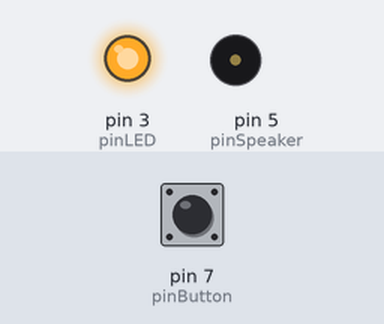
Bench run of a sketch on a simulated Arduino Uno, built with avr-gcc and run on an emulated ATmega328P. Shown: output pins drawn as LEDs (lit = HIGH), buzzer (waves = sounding). Inputs (shaded band) come from the test bench; at power-on: pin 7 (pinButton) LOW.

Above: at 2.0 s.
2.1 s: pin 7 (pinButton) pulled HIGH for 0.15 s
At 3.2 s:
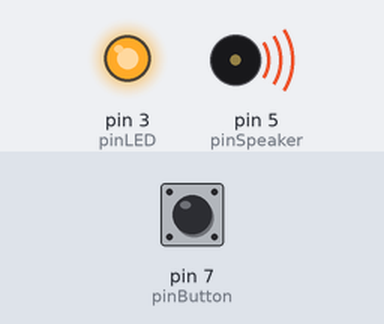
3.7 s: pin 7 (pinButton) pulled HIGH for 1 s
At 4.5 s:
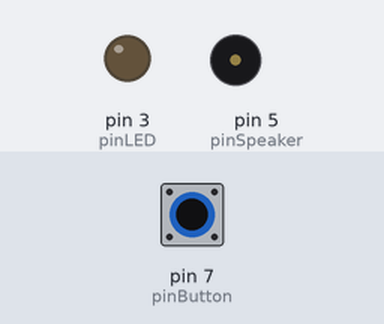
7.4 s: pin 7 (pinButton) pulled HIGH for 3.2 s
At 13.0 s:
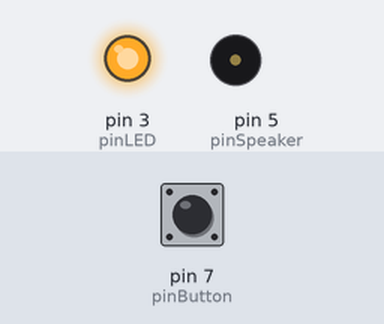
Timing chart, 0 to 14.5 s (numbered marks = the images above; inputs shaded):
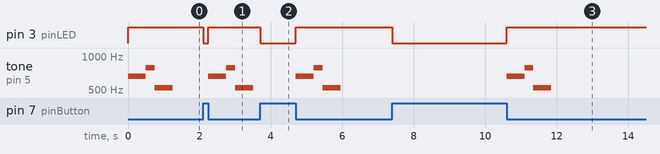

The sketch:

arduino.ino
```cpp
/** Arduino Doorbell
 *  Harry A.
 *  Will only play once when the button is held.
 */

#include "pitches.h"

#define pinButton 7
#define pinLED 3
#define pinLED2 4
#define pinLED3 6
#define pinSpeaker 5

void setup() {
  pinMode(pinLED, OUTPUT);
  pinMode(pinButton, INPUT);
}

// Variable that prevents the tune from continuesly playing when the button is
// held down.
int hasPlayed = 0;

void loop() {
  if (getButtonStatus(pinButton) == 1) {
    digitalWrite(pinLED, HIGH);
    // If the tune hasn't played already, play it.
    if (hasPlayed == 0)
      playDoorbellTune();
    // Acknowledge that the tune has played.
    hasPlayed = 1;
  } else {
    digitalWrite(pinLED, LOW);
    // Button has been released; acknowledge that.
    hasPlayed = 0;
  }
}

/**
 * @param pin The pin number that the button is plugged into.
 * @returns 1 if button is pushed, 0 otherwise
 */
int getButtonStatus(int pin) {
  int pinStatus = digitalRead(pin);
  if (pinStatus == HIGH) {
    return 0;
  } else {
    return 1;
  }
}

/**
 * Plays a simple door bell tune that is the default Ring doorbell chime.
 * (E5, G5, C5)
 * @returns void
 */
void playDoorbellTune() {
  digitalWrite(pinLED2, HIGH);
  tone(pinSpeaker, NOTE_E5);
  delay(500);
  //
  tone(pinSpeaker, NOTE_G5);
  delay(250);
  tone(pinSpeaker, NOTE_C5);
  delay(500);
  digitalWrite(pinLED2, LOW);
  noTone(pinSpeaker);
}
```

pitches.h
```cpp
/*************************************************
   Public Constants
 *************************************************/

#define NOTE_B0  31
#define NOTE_C1  33
#define NOTE_CS1 35
#define NOTE_D1  37
#define NOTE_DS1 39
#define NOTE_E1  41
#define NOTE_F1  44
#define NOTE_FS1 46
#define NOTE_G1  49
#define NOTE_GS1 52
#define NOTE_A1  55
#define NOTE_AS1 58
#define NOTE_B1  62
#define NOTE_C2  65
#define NOTE_CS2 69
#define NOTE_D2  73
#define NOTE_DS2 78
#define NOTE_E2  82
#define NOTE_F2  87
#define NOTE_FS2 93
#define NOTE_G2  98
#define NOTE_GS2 104
#define NOTE_A2  110
#define NOTE_AS2 117
#define NOTE_B2  123
#define NOTE_C3  131
#define NOTE_CS3 139
#define NOTE_D3  147
#define NOTE_DS3 156
#define NOTE_E3  165
#define NOTE_F3  175
#define NOTE_FS3 185
#define NOTE_G3  196
#define NOTE_GS3 208
#define NOTE_A3  220
#define NOTE_AS3 233
#define NOTE_B3  247
#define NOTE_C4  262
#define NOTE_CS4 277
#define NOTE_D4  294
#define NOTE_DS4 311
#define NOTE_E4  330
#define NOTE_F4  349
#define NOTE_FS4 370
#define NOTE_G4  392
#define NOTE_GS4 415
#define NOTE_A4  440
#define NOTE_AS4 466
#define NOTE_B4  494
#define NOTE_C5  523
#define NOTE_CS5 554
#define NOTE_D5  587
#define NOTE_DS5 622
#define NOTE_E5  659
#define NOTE_F5  698
#define NOTE_FS5 740
#define NOTE_G5  784
#define NOTE_GS5 831
#define NOTE_A5  880
#define NOTE_AS5 932
#define NOTE_B5  988
#define NOTE_C6  1047
#define NOTE_CS6 1109
#define NOTE_D6  1175
#define NOTE_DS6 1245
#define NOTE_E6  1319
#define NOTE_F6  1397
#define NOTE_FS6 1480
#define NOTE_G6  1568
#define NOTE_GS6 1661
#define NOTE_A6  1760
#define NOTE_AS6 1865
#define NOTE_B6  1976
#define NOTE_C7  2093
#define NOTE_CS7 2217
#define NOTE_D7  2349
#define NOTE_DS7 2489
#define NOTE_E7  2637
#define NOTE_F7  2794
#define NOTE_FS7 2960
#define NOTE_G7  3136
#define NOTE_GS7 3322
#define NOTE_A7  3520
#define NOTE_AS7 3729
#define NOTE_B7  3951
#define NOTE_C8  4186
#define NOTE_CS8 4435
#define NOTE_D8  4699
#define NOTE_DS8 4978
```

Measured:
- after the input at 2.1 s, pin 3 (pinLED): HIGH → LOW at once, → HIGH 0.15 s later; tone on pin 5 (pinSpeaker): silent → 659 Hz after 0.15 s, → 784 Hz 0.50 s later, → 523 Hz 0.25 s later, → silent 0.50 s later
- after the input at 3.7 s, pin 3 (pinLED): HIGH → LOW at once, → HIGH 1.0 s later; tone on pin 5 (pinSpeaker): silent → 659 Hz after 1.0 s, → 784 Hz 0.50 s later, → 523 Hz 0.25 s later, → silent 0.50 s later
- after the input at 7.4 s, pin 3 (pinLED): HIGH → LOW at once, → HIGH 3.2 s later; tone on pin 5 (pinSpeaker): silent → 659 Hz after 3.2 s, → 784 Hz 0.50 s later, → 523 Hz 0.25 s later, → silent 0.50 s later
